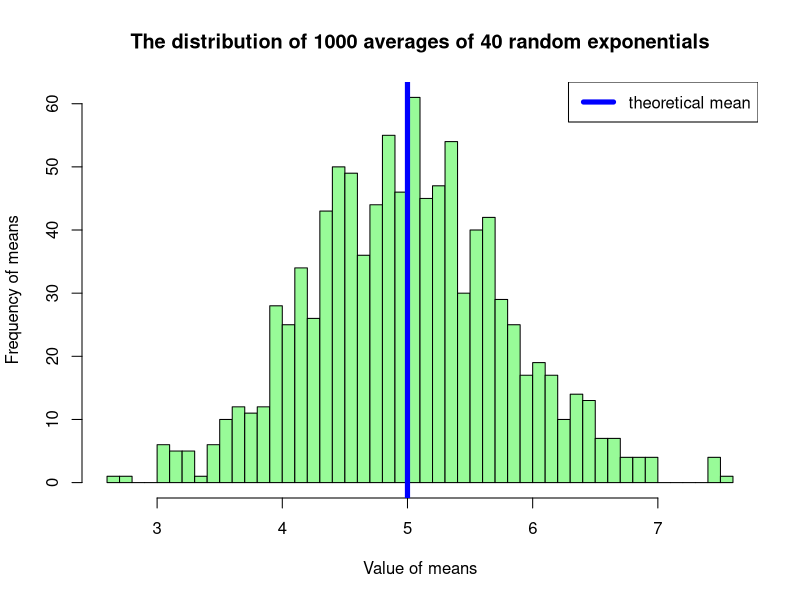
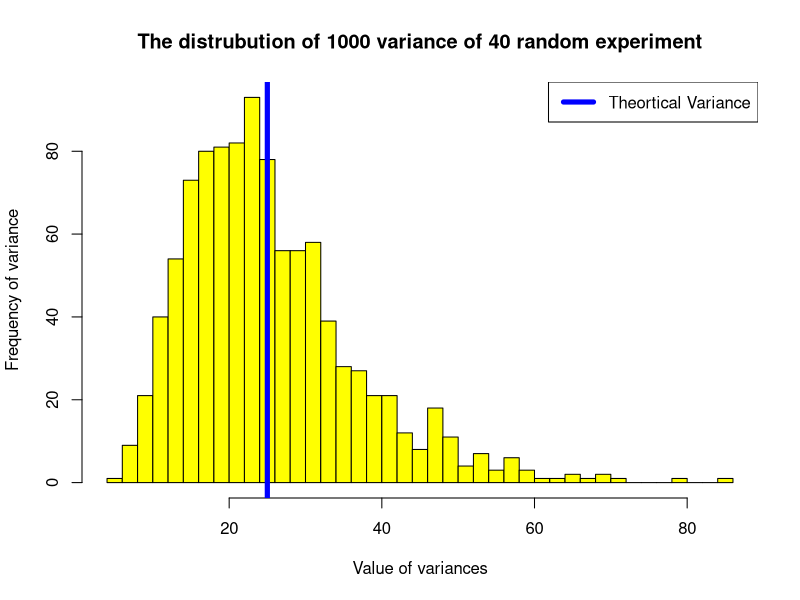
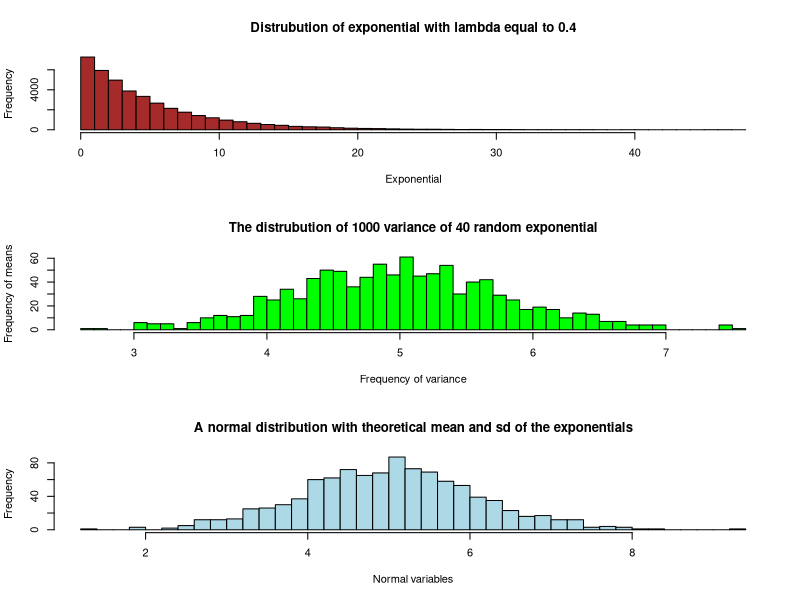

The R source for these figures, in order:
## ---- chunk 1
knitr::opts_chunk$set(echo = TRUE)
## ---- chunk 2
knitr::opts_chunk$set(echo = TRUE)
lambda <- 0.2
simData <- matrix(rexp(1000*40, lambda), nrow = 1000, ncol = 40)
distMean <- apply(simData, 1, mean)
hist(distMean, breaks = 50, main = "The distribution of 1000 averages of 40 random exponentials", xlab = "Value of means", ylab = "Frequency of means", col = "pale green")
abline(v = 1/lambda, lty = 1, lwd = 5, col = "blue")
legend("topright", lty = 1, lwd = 5, col = "blue", legend = "theoretical mean")
## ---- chunk 3
dist <- apply(simData,1,var)
hist(dist,breaks = 50,main = "The distrubution of 1000 variance of 40 random experiment",xlab = "Value of variances", ylab = "Frequency of variance", col = "yellow")
abline(v = (1/lambda)^2,lty =1,lwd = 5,col = "blue")
legend("topright",lty = 1,lwd =5,col = "blue", legend = "Theortical Variance")
## ---- chunk 4
par(mfrow = c(3,1))
hist(simData,breaks = 50,main = "Distrubution of exponential with lambda equal to 0.4",xlab = "Exponential",col = "brown")
hist(distMean,breaks = 50,main = "The distrubution of 1000 variance of 40 random exponential",xlab = "Frequency of variance",ylab = "Frequency of means", col =  "green")
snorm <- rnorm(1000 , mean = distMean, sd = sd(distMean))
hist(snorm,breaks = 50,main = "A normal distribution with theoretical mean and sd of the exponentials", xlab = "Normal variables", col = "light blue")
